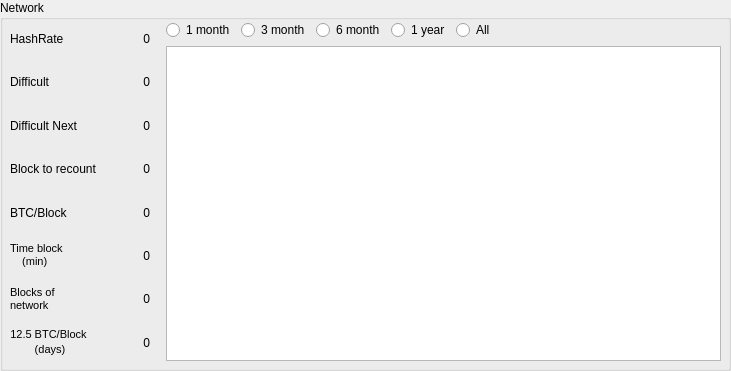
   <widget class="QGroupBox" name="groupBox">
    <property name="geometry">
     <rect>
      <x>10</x>
      <y>10</y>
      <width>731</width>
      <height>371</height>
     </rect>
    </property>
    <property name="title">
     <string>Network</string>
    </property>
    <widget class="QWidget" name="horizontalLayoutWidget_18">
     <property name="geometry">
      <rect>
       <x>10</x>
       <y>20</y>
       <width>711</width>
       <height>341</height>
      </rect>
     </property>
     <layout class="QHBoxLayout" name="horizontalLayout_18">
      <item>
       <layout class="QVBoxLayout" name="verticalLayout_3">
        <property name="spacing">
         <number>6</number>
        </property>
        <property name="sizeConstraint">
         <enum>QLayout::SetMinimumSize</enum>
        </property>
        <item>
         <layout class="QHBoxLayout" name="horizontalLayout">
          <item>
           <widget class="QLabel" name="label_2">
            <property name="text">
             <string>HashRate</string>
            </property>
           </widget>
          </item>
          <item>
           <spacer name="horizontalSpacer_2">
            <property name="orientation">
             <enum>Qt::Horizontal</enum>
            </property>
            <property name="sizeType">
             <enum>QSizePolicy::Maximum</enum>
            </property>
            <property name="sizeHint" stdset="0">
             <size>
              <width>40</width>
              <height>20</height>
             </size>
            </property>
           </spacer>
          </item>
          <item>
           <widget class="QLabel" name="label_8">
            <property name="text">
             <string>0</string>
            </property>
            <property name="alignment">
             <set>Qt::AlignRight|Qt::AlignTrailing|Qt::AlignVCenter</set>
            </property>
           </widget>
          </item>
         </layout>
        </item>
        <item>
         <layout class="QHBoxLayout" name="horizontalLayout_2">
          <item>
           <widget class="QLabel" name="label">
            <property name="text">
             <string>Difficult</string>
            </property>
           </widget>
          </item>
          <item>
           <spacer name="horizontalSpacer_3">
            <property name="orientation">
             <enum>Qt::Horizontal</enum>
            </property>
            <property name="sizeType">
             <enum>QSizePolicy::Maximum</enum>
            </property>
            <property name="sizeHint" stdset="0">
             <size>
              <width>40</width>
              <height>20</height>
             </size>
            </property>
           </spacer>
          </item>
          <item>
           <widget class="QLabel" name="label_9">
            <property name="text">
             <string>0</string>
            </property>
            <property name="alignment">
             <set>Qt::AlignRight|Qt::AlignTrailing|Qt::AlignVCenter</set>
            </property>
           </widget>
          </item>
         </layout>
        </item>
        <item>
         <layout class="QHBoxLayout" name="horizontalLayout_4">
          <item>
           <widget class="QLabel" name="label_5">
            <property name="text">
             <string>Difficult Next</string>
            </property>
           </widget>
          </item>
          <item>
           <spacer name="horizontalSpacer_13">
            <property name="orientation">
             <enum>Qt::Horizontal</enum>
            </property>
            <property name="sizeType">
             <enum>QSizePolicy::Maximum</enum>
            </property>
            <property name="sizeHint" stdset="0">
             <size>
              <width>40</width>
              <height>20</height>
             </size>
            </property>
           </spacer>
          </item>
          <item>
           <widget class="QLabel" name="label_10">
            <property name="text">
             <string>0</string>
            </property>
            <property name="alignment">
             <set>Qt::AlignRight|Qt::AlignTrailing|Qt::AlignVCenter</set>
            </property>
           </widget>
          </item>
         </layout>
        </item>
        <item>
         <layout class="QHBoxLayout" name="horizontalLayout_16">
          <item>
           <widget class="QLabel" name="label_31">
            <property name="text">
             <string>Block to recount</string>
            </property>
           </widget>
          </item>
          <item>
           <spacer name="horizontalSpacer_15">
            <property name="orientation">
             <enum>Qt::Horizontal</enum>
            </property>
            <property name="sizeType">
             <enum>QSizePolicy::Maximum</enum>
            </property>
            <property name="sizeHint" stdset="0">
             <size>
              <width>40</width>
              <height>20</height>
             </size>
            </property>
           </spacer>
          </item>
          <item>
           <widget class="QLabel" name="label_32">
            <property name="text">
             <string>0</string>
            </property>
            <property name="alignment">
             <set>Qt::AlignRight|Qt::AlignTrailing|Qt::AlignVCenter</set>
            </property>
           </widget>
          </item>
         </layout>
        </item>
        <item>
         <layout class="QHBoxLayout" name="horizontalLayout_3">
          <item>
           <widget class="QLabel" name="label_3">
            <property name="text">
             <string>BTC/Block</string>
            </property>
           </widget>
          </item>
          <item>
           <spacer name="horizontalSpacer_12">
            <property name="orientation">
             <enum>Qt::Horizontal</enum>
            </property>
            <property name="sizeType">
             <enum>QSizePolicy::Maximum</enum>
            </property>
            <property name="sizeHint" stdset="0">
             <size>
              <width>40</width>
              <height>20</height>
             </size>
            </property>
           </spacer>
          </item>
          <item>
           <widget class="QLabel" name="label_11">
            <property name="text">
             <string>0</string>
            </property>
            <property name="alignment">
             <set>Qt::AlignRight|Qt::AlignTrailing|Qt::AlignVCenter</set>
            </property>
           </widget>
          </item>
         </layout>
        </item>
        <item>
         <layout class="QHBoxLayout" name="horizontalLayout_5">
          <item>
           <widget class="QLabel" name="label_6">
            <property name="text">
             <string>&lt;!DOCTYPE HTML PUBLIC &quot;-//W3C//DTD HTML 4.0//EN&quot; &quot;http://www.w3.org/TR/REC-html40/strict.dtd&quot;&gt;
&lt;html&gt;&lt;head&gt;&lt;meta name=&quot;qrichtext&quot; content=&quot;1&quot; /&gt;&lt;style type=&quot;text/css&quot;&gt;
p, li { white-space: pre-wrap; }
&lt;/style&gt;&lt;/head&gt;&lt;body style=&quot; font-family:'MS Shell Dlg 2'; font-size:8pt; font-weight:400; font-style:normal;&quot;&gt;
&lt;p style=&quot; margin-top:0px; margin-bottom:0px; margin-left:0px; margin-right:0px; -qt-block-indent:0; text-indent:0px;&quot;&gt;Time block &lt;/p&gt;
&lt;p style=&quot; margin-top:0px; margin-bottom:0px; margin-left:0px; margin-right:0px; -qt-block-indent:0; text-indent:0px;&quot;&gt;    (min)&lt;/p&gt;&lt;/body&gt;&lt;/html&gt;</string>
            </property>
           </widget>
          </item>
          <item>
           <spacer name="horizontalSpacer_11">
            <property name="orientation">
             <enum>Qt::Horizontal</enum>
            </property>
            <property name="sizeType">
             <enum>QSizePolicy::Maximum</enum>
            </property>
            <property name="sizeHint" stdset="0">
             <size>
              <width>40</width>
              <height>20</height>
             </size>
            </property>
           </spacer>
          </item>
          <item>
           <widget class="QLabel" name="label_13">
            <property name="text">
             <string>0</string>
            </property>
            <property name="alignment">
             <set>Qt::AlignRight|Qt::AlignTrailing|Qt::AlignVCenter</set>
            </property>
           </widget>
          </item>
         </layout>
        </item>
        <item>
         <layout class="QHBoxLayout" name="horizontalLayout_7">
          <item>
           <widget class="QLabel" name="label_4">
            <property name="text">
             <string>&lt;!DOCTYPE HTML PUBLIC &quot;-//W3C//DTD HTML 4.0//EN&quot; &quot;http://www.w3.org/TR/REC-html40/strict.dtd&quot;&gt;
&lt;html&gt;&lt;head&gt;&lt;meta name=&quot;qrichtext&quot; content=&quot;1&quot; /&gt;&lt;style type=&quot;text/css&quot;&gt;
p, li { white-space: pre-wrap; }
&lt;/style&gt;&lt;/head&gt;&lt;body style=&quot; font-family:'MS Shell Dlg 2'; font-size:8pt; font-weight:400; font-style:normal;&quot;&gt;
&lt;p style=&quot; margin-top:0px; margin-bottom:0px; margin-left:0px; margin-right:0px; -qt-block-indent:0; text-indent:0px;&quot;&gt;Blocks of &lt;/p&gt;
&lt;p style=&quot; margin-top:0px; margin-bottom:0px; margin-left:0px; margin-right:0px; -qt-block-indent:0; text-indent:0px;&quot;&gt;network&lt;/p&gt;&lt;/body&gt;&lt;/html&gt;</string>
            </property>
           </widget>
          </item>
          <item>
           <spacer name="horizontalSpacer_6">
            <property name="orientation">
             <enum>Qt::Horizontal</enum>
            </property>
            <property name="sizeType">
             <enum>QSizePolicy::Maximum</enum>
            </property>
            <property name="sizeHint" stdset="0">
             <size>
              <width>40</width>
              <height>20</height>
             </size>
            </property>
           </spacer>
          </item>
          <item>
           <widget class="QLabel" name="label_12">
            <property name="text">
             <string>0</string>
            </property>
            <property name="alignment">
             <set>Qt::AlignRight|Qt::AlignTrailing|Qt::AlignVCenter</set>
            </property>
           </widget>
          </item>
         </layout>
        </item>
        <item>
         <layout class="QHBoxLayout" name="horizontalLayout_6">
          <item>
           <widget class="QLabel" name="label_7">
            <property name="text">
             <string>&lt;!DOCTYPE HTML PUBLIC &quot;-//W3C//DTD HTML 4.0//EN&quot; &quot;http://www.w3.org/TR/REC-html40/strict.dtd&quot;&gt;
&lt;html&gt;&lt;head&gt;&lt;meta name=&quot;qrichtext&quot; content=&quot;1&quot; /&gt;&lt;style type=&quot;text/css&quot;&gt;
p, li { white-space: pre-wrap; }
&lt;/style&gt;&lt;/head&gt;&lt;body style=&quot; font-family:'MS Shell Dlg 2'; font-size:8pt; font-weight:400; font-style:normal;&quot;&gt;
&lt;p style=&quot; margin-top:12px; margin-bottom:2px; margin-left:0px; margin-right:0px; -qt-block-indent:0; text-indent:0px;&quot;&gt;12.5 BTC/Block &lt;/p&gt;
&lt;p style=&quot; margin-top:2px; margin-bottom:12px; margin-left:0px; margin-right:0px; -qt-block-indent:0; text-indent:0px;&quot;&gt;(days)&lt;/p&gt;&lt;/body&gt;&lt;/html&gt;</string>
            </property>
            <property name="alignment">
             <set>Qt::AlignCenter</set>
            </property>
           </widget>
          </item>
          <item>
           <spacer name="horizontalSpacer_4">
            <property name="orientation">
             <enum>Qt::Horizontal</enum>
            </property>
            <property name="sizeType">
             <enum>QSizePolicy::Maximum</enum>
            </property>
            <property name="sizeHint" stdset="0">
             <size>
              <width>40</width>
              <height>20</height>
             </size>
            </property>
           </spacer>
          </item>
          <item>
           <widget class="QLabel" name="label_14">
            <property name="text">
             <string>0</string>
            </property>
            <property name="alignment">
             <set>Qt::AlignRight|Qt::AlignTrailing|Qt::AlignVCenter</set>
            </property>
           </widget>
          </item>
         </layout>
        </item>
       </layout>
      </item>
      <item>
       <spacer name="horizontalSpacer_14">
        <property name="orientation">
         <enum>Qt::Horizontal</enum>
        </property>
        <property name="sizeType">
         <enum>QSizePolicy::Maximum</enum>
        </property>
        <property name="sizeHint" stdset="0">
         <size>
          <width>10</width>
          <height>20</height>
         </size>
        </property>
       </spacer>
      </item>
      <item>
       <layout class="QVBoxLayout" name="verticalLayout">
        <property name="sizeConstraint">
         <enum>QLayout::SetMaximumSize</enum>
        </property>
        <item>
         <layout class="QHBoxLayout" name="horizontalLayout_10">
          <item>
           <widget class="QRadioButton" name="radioButton">
            <property name="text">
             <string>1 month</string>
            </property>
           </widget>
          </item>
          <item>
           <widget class="QRadioButton" name="radioButton_2">
            <property name="text">
             <string>3 month</string>
            </property>
           </widget>
          </item>
          <item>
           <widget class="QRadioButton" name="radioButton_3">
            <property name="text">
             <string>6 month</string>
            </property>
           </widget>
          </item>
          <item>
           <widget class="QRadioButton" name="radioButton_4">
            <property name="text">
             <string>1 year</string>
            </property>
           </widget>
          </item>
          <item>
           <widget class="QRadioButton" name="radioButton_5">
            <property name="text">
             <string>All</string>
            </property>
           </widget>
          </item>
          <item>
           <spacer name="horizontalSpacer">
            <property name="orientation">
             <enum>Qt::Horizontal</enum>
            </property>
            <property name="sizeHint" stdset="0">
             <size>
              <width>40</width>
              <height>20</height>
             </size>
            </property>
           </spacer>
          </item>
         </layout>
        </item>
        <item>
         <widget class="QGraphicsView" name="graph_Difficulty">
          <property name="frameShadow">
           <enum>QFrame::Plain</enum>
          </property>
          <property name="verticalScrollBarPolicy">
           <enum>Qt::ScrollBarAlwaysOff</enum>
          </property>
          <property name="horizontalScrollBarPolicy">
           <enum>Qt::ScrollBarAlwaysOff</enum>
          </property>
         </widget>
        </item>
       </layout>
      </item>
     </layout>
    </widget>
   </widget>
